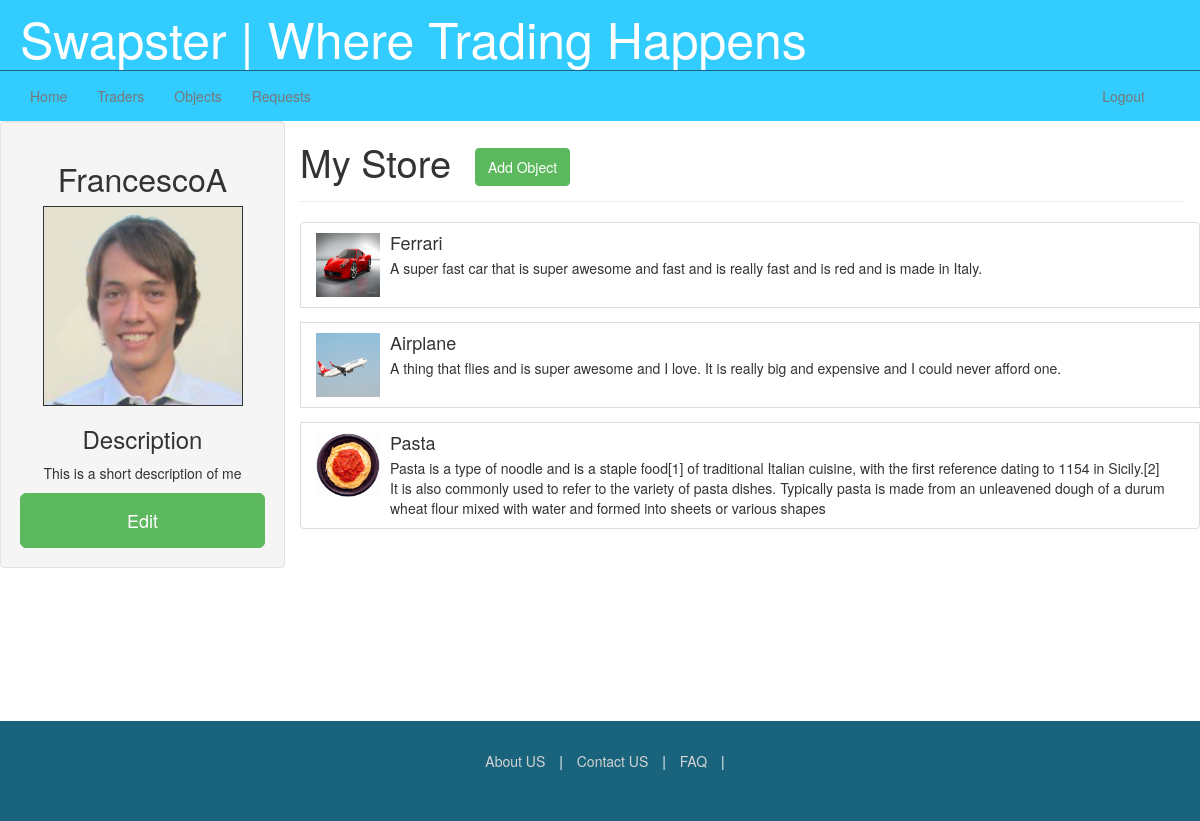
Before: /traders/profile/ (signed in) with the older database file.
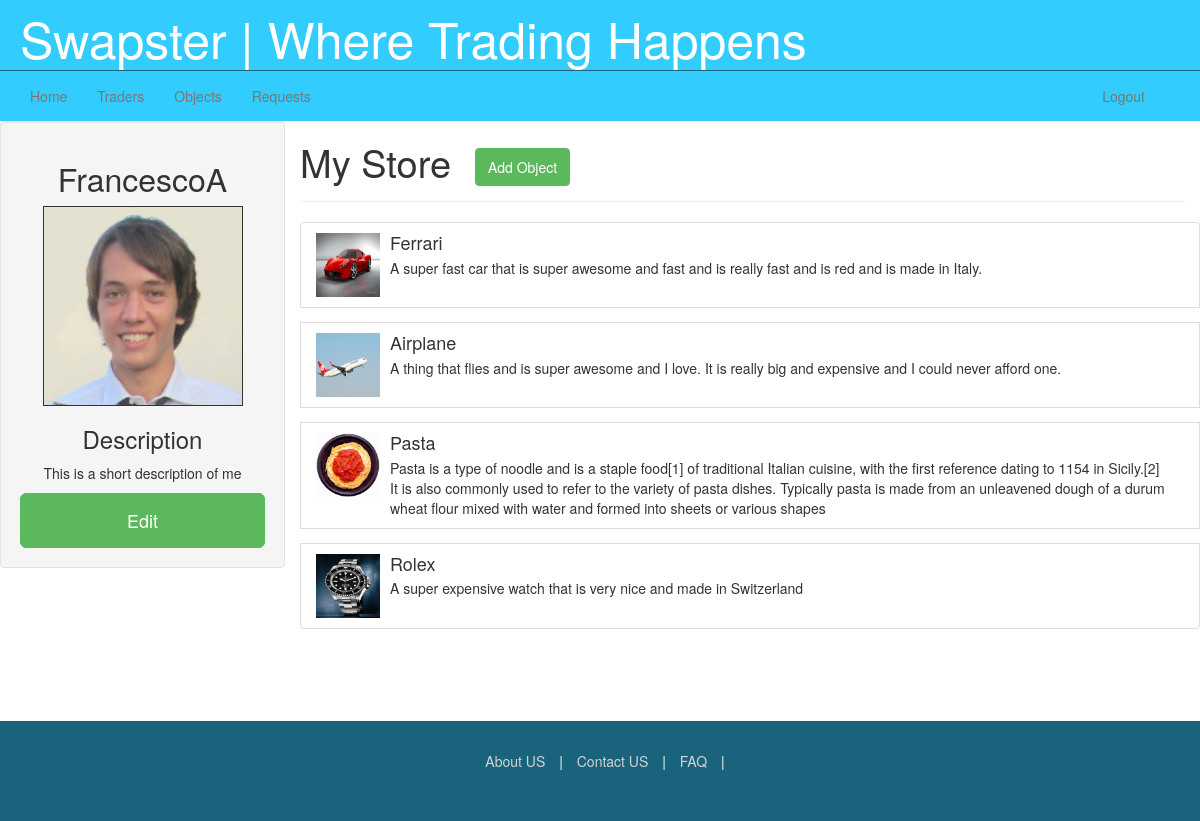
After: the same page with the newer database file.
### objects/models.py (models this page shows, shortened)
class Object(models.Model):
	owner = models.ForeignKey(settings.AUTH_USER_MODEL, related_name="object")
	name = models.CharField(max_length=30)
	summary = models.CharField(max_length=500)
	description = models.TextField(blank=True)
	image = models.ImageField(upload_to="objects/")
	date_created = models.DateTimeField(auto_now=True)
	def __unicode__(self):  # Python 3: def __str__(self):
		return self.name

### trader/views.py (the view, shortened to what this page needs)
class UpdateTraderView(UpdateView):
    model = Trader
    template_name = 'trader/user_profile.html'
    form_class = TraderForm
    success_url = '/traders/profile'
    def get_object(self, queryset=None):
        return self.request.user
    def get_context_data(self, **kwargs):
        context = super(UpdateTraderView, self).get_context_data(**kwargs)
        items = Object.objects.filter(owner=self.request.user)
        context['items'] = items
        return context

### trader/models.py (called while the page is built)
	def image_url(self):
		if self.image:
			return self.image.url
		else:
			return "http://s7.postimg.org/5q3jk5cm3/default.jpg"

### templates/trader/user_profile.html (shortened to what this page needs)
{% extends 'trader/profile.html' %}
{% block additional_profile %}
<button data-toggle="modal" href="#edit-user" class="btn btn-large btn-success btn-block">Edit</button>
{% endblock %}
{% block additional_store_header %}
	<a href="/objects/add"><button id="add-object" class="btn btn-success"> Add Object </button></a>
{% endblock %}

### templates/trader/profile.html (shortened to what this page needs)
{% extends 'swapster/base.html' %}
{% block content %}
<div class="row">
	<div class="col-3 profile">
		<div class='well'>
			<h2> {{ user.username }}</h2>
			<img class="profile-pic" src="{{ user.image_url }}"/>
			<h3> Description </h3>
			<p> {{ user.bio }}</p>
			{% block additional_profile %}{% endblock %}
		</div>
	</div>
	<div class="col-9">
		<div class="row">
			<h1 class="store-header">{{ user.store_title }} </h1>
			{% block additional_store_header %}
			{% endblock %}
		</div>
		<hr>
		<div class="row">
			{% block profile_content %}
			<div class="list-group">
			{% for item in items %}
				<div class="media list-group-item">
					<a class="pull-left detail-trigger" name="{{ item|safe }}" owner="{{ item.owner.username }}">
					<img class="media-object object-icon-medium" src="{{ item.image.url }}"/>
					</a>
					<div class="media-body">
						<h4 class="media-heading">
						{{ item.name }}
						</h4>
						{{ item.summary }}
					</div>
				</div>
			{% endfor %}
			</div>
			{% endblock %}
		</div>
	</div>
</div>
{% endblock %}

Changed rows visible on the page:
added Object: image (picture), name "Rolex", summary "A super expensive watch that is very nice and made in Switzerland"
